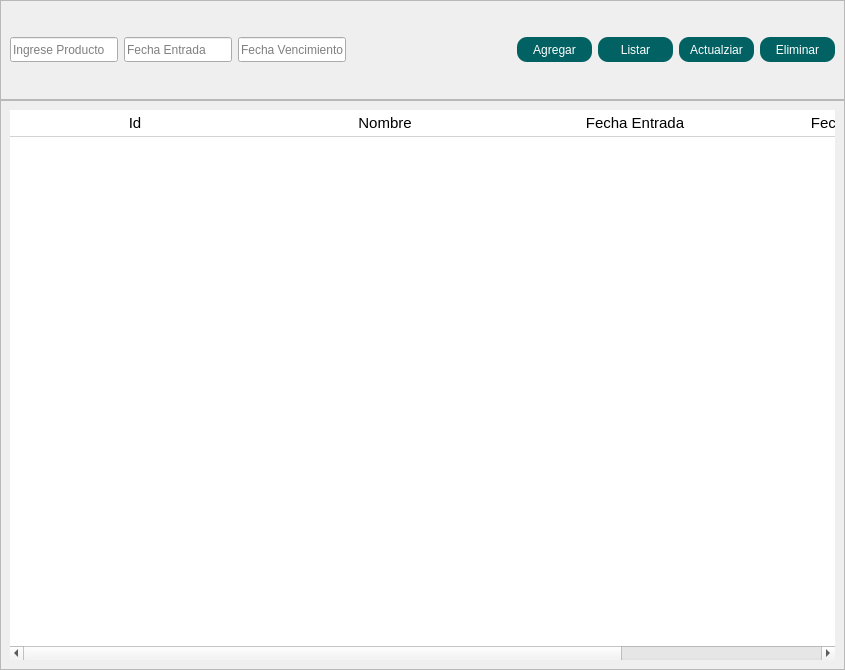
               <widget class="QWidget" name="pg_cocina">
                <layout class="QVBoxLayout" name="verticalLayout_5">
                 <property name="spacing">
                  <number>0</number>
                 </property>
                 <property name="leftMargin">
                  <number>0</number>
                 </property>
                 <property name="topMargin">
                  <number>0</number>
                 </property>
                 <property name="rightMargin">
                  <number>0</number>
                 </property>
                 <property name="bottomMargin">
                  <number>0</number>
                 </property>
                 <item>
                  <widget class="QFrame" name="frame_5">
                   <property name="minimumSize">
                    <size>
                     <width>0</width>
                     <height>100</height>
                    </size>
                   </property>
                   <property name="styleSheet">
                    <string notr="true">QHeaderView {
    background-color: white;
    border: none;
    font: 75 12pt &quot;Archivo&quot;;
}

QHeaderView:hover {
    background-color: white;
}
QPushButton{
    background:rgba(2,97,98,255);
    /*border: 1px solid #2361a0; /* Cambiar el color del borde a azul oscuro */
    border-radius: 10px;
    font: 75 9pt &quot;MS Shell Dlg 2t&quot;;
/* Cambiar el color de fondo a azul oscuro */
    color: white;
}

QHeaderView:section {
    background-color: white;
    border-bottom: 1px solid lightgray;
    border-top: none;
    padding: 2px;
    font-size: 11pt;
    color: black;
text-align: left;
}

QTableWidget {
    background-color: white;
    border: none;
    gridline-color: transparent;
    font-size: 11pt;
    color: black;

}

QTableWidget QTableCornerButton::section {
    background-color: white;
    border: none;

}

QTableWidget::item {
    border: none;
    border-bottom: 1px solid lightgray;
    alignment: AlignHCenter; /* Centra el texto horizontalmente */
	color:black /* cambiar el color letra al seleccionar*/

}</string>
                   </property>
                   <property name="frameShape">
                    <enum>QFrame::StyledPanel</enum>
                   </property>
                   <property name="frameShadow">
                    <enum>QFrame::Raised</enum>
                   </property>
                   <layout class="QHBoxLayout" name="horizontalLayout_3">
                    <item>
                     <widget class="QLineEdit" name="lnl_producto">
                      <property name="minimumSize">
                       <size>
                        <width>0</width>
                        <height>25</height>
                       </size>
                      </property>
                      <property name="inputMask">
                       <string/>
                      </property>
                      <property name="text">
                       <string/>
                      </property>
                      <property name="placeholderText">
                       <string>Ingrese Producto</string>
                      </property>
                     </widget>
                    </item>
                    <item>
                     <widget class="QLineEdit" name="lnl_entrada">
                      <property name="minimumSize">
                       <size>
                        <width>0</width>
                        <height>25</height>
                       </size>
                      </property>
                      <property name="text">
                       <string/>
                      </property>
                      <property name="placeholderText">
                       <string>Fecha Entrada</string>
                      </property>
                     </widget>
                    </item>
                    <item>
                     <widget class="QLineEdit" name="lnl_vencimiento">
                      <property name="minimumSize">
                       <size>
                        <width>0</width>
                        <height>25</height>
                       </size>
                      </property>
                      <property name="text">
                       <string/>
                      </property>
                      <property name="placeholderText">
                       <string>Fecha Vencimiento</string>
                      </property>
                     </widget>
                    </item>
                    <item>
                     <spacer name="horizontalSpacer">
                      <property name="orientation">
                       <enum>Qt::Horizontal</enum>
                      </property>
                      <property name="sizeHint" stdset="0">
                       <size>
                        <width>165</width>
                        <height>20</height>
                       </size>
                      </property>
                     </spacer>
                    </item>
                    <item>
                     <widget class="QPushButton" name="btn_agregar_c">
                      <property name="minimumSize">
                       <size>
                        <width>75</width>
                        <height>25</height>
                       </size>
                      </property>
                      <property name="text">
                       <string>Agregar</string>
                      </property>
                     </widget>
                    </item>
                    <item>
                     <widget class="QPushButton" name="btn_listar">
                      <property name="minimumSize">
                       <size>
                        <width>75</width>
                        <height>25</height>
                       </size>
                      </property>
                      <property name="text">
                       <string>Listar</string>
                      </property>
                     </widget>
                    </item>
                    <item>
                     <widget class="QPushButton" name="btn_actualizar_c">
                      <property name="minimumSize">
                       <size>
                        <width>75</width>
                        <height>25</height>
                       </size>
                      </property>
                      <property name="text">
                       <string>Actualziar</string>
                      </property>
                     </widget>
                    </item>
                    <item>
                     <widget class="QPushButton" name="btn_eliminar_c">
                      <property name="minimumSize">
                       <size>
                        <width>75</width>
                        <height>25</height>
                       </size>
                      </property>
                      <property name="text">
                       <string>Eliminar</string>
                      </property>
                     </widget>
                    </item>
                   </layout>
                  </widget>
                 </item>
                 <item>
                  <widget class="QFrame" name="frame_6">
                   <property name="minimumSize">
                    <size>
                     <width>0</width>
                     <height>570</height>
                    </size>
                   </property>
                   <property name="styleSheet">
                    <string notr="true">QHeaderView
{
Fondo: transparente; 
background-color: rgb(24, 30, 50);
border-top-left-radius:20p;
color: rgb(0,126,249);
font: 77 10pt &quot;Gadugi&quot;;
}

QHeaderView:hover
{
background-color: rgb(46, 51, 84);
border-top-left-radius:20p;
}
QHeaderView:section
{
background-color: rgb(46, 51, 84);
border-top-left-radius:20p;
padding: 2px;
font-size:11 pt;

}
QTableWidget{
background-color: rgb(24, 30, 50);
gridline-color: rgb(24, 30, 50);
font-size: 11pt;
border-top-left-radius:20p;
color: rgb(0,126,249);
font: 77 10pt &quot;Gadugi&quot;;
}
QTableWidgetQTableCornerButton::section{
background-color: rgb(46, 51, 84);
border: 1px solid rgb(0,126,249);
}
QTableView QTableCornerButton::section {
background-color: rgb(46, 51, 84);
border: 1px solid rgb(0, 126, 249);
}</string>
                   </property>
                   <property name="frameShape">
                    <enum>QFrame::StyledPanel</enum>
                   </property>
                   <property name="frameShadow">
                    <enum>QFrame::Raised</enum>
                   </property>
                   <layout class="QVBoxLayout" name="verticalLayout_6">
                    <item>
                     <widget class="QTableWidget" name="tabla_cocina">
                      <property name="styleSheet">
                       <string notr="true">QHeaderView {
    background-color: white;
    border: none;
    font: 75 12pt &quot;Archivo&quot;;
}

QHeaderView:hover {
    background-color: white;
}

QHeaderView:section {
    background-color: white;
    border-bottom: 1px solid lightgray;
    border-top: none;
    padding: 2px;
    font-size: 11pt;
    color: black;
text-align: left;
}

QTableWidget {
    background-color: white;
    border: none;
    gridline-color: transparent;
    font-size: 11pt;
    color: black;

}

QTableWidget QTableCornerButton::section {
    background-color: white;
    border: none;

}

QTableWidget::item {
    border: none;
    border-bottom: 1px solid lightgray;
    alignment: AlignHCenter; /* Centra el texto horizontalmente */
	color:black /* cambiar el color letra al seleccionar*/

}</string>
                      </property>
                      <property name="autoScrollMargin">
                       <number>16</number>
                      </property>
                      <attribute name="horizontalHeaderDefaultSectionSize">
                       <number>250</number>
                      </attribute>
                      <column>
                       <property name="text">
                        <string>Id</string>
                       </property>
                      </column>
                      <column>
                       <property name="text">
                        <string>Nombre</string>
                       </property>
                      </column>
                      <column>
                       <property name="text">
                        <string>Fecha Entrada</string>
                       </property>
                      </column>
                      <column>
                       <property name="text">
                        <string>Fecha de Vencimiento</string>
                       </property>
                      </column>
                     </widget>
                    </item>
                   </layout>
                  </widget>
                 </item>
                </layout>
               </widget>
